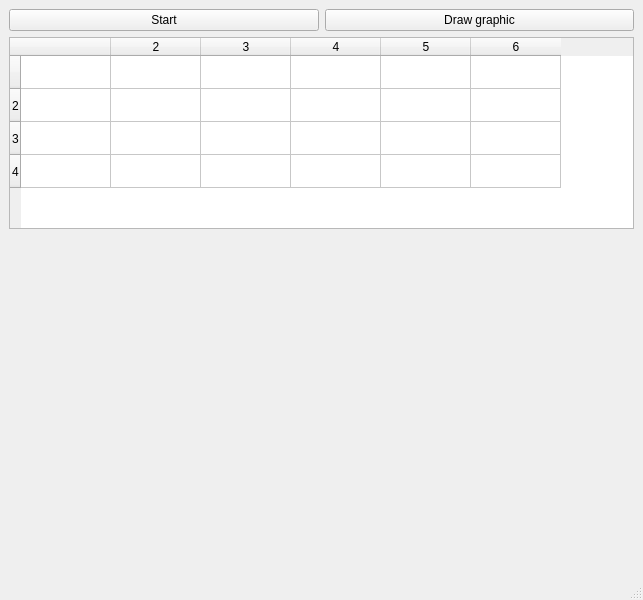
<?xml version="1.0" encoding="UTF-8"?>
<ui version="4.0">
 <class>MainWindow</class>
 <widget class="QMainWindow" name="MainWindow">
  <property name="geometry">
   <rect>
    <x>0</x>
    <y>0</y>
    <width>643</width>
    <height>600</height>
   </rect>
  </property>
  <property name="windowTitle">
   <string>MainWindow</string>
  </property>
  <widget class="QWidget" name="centralwidget">
   <layout class="QGridLayout" name="gridLayout">
    <item row="0" column="0">
     <widget class="QPushButton" name="sortB">
      <property name="text">
       <string>Start</string>
      </property>
     </widget>
    </item>
    <item row="0" column="1">
     <widget class="QPushButton" name="drawGraph">
      <property name="font">
       <font>
        <pointsize>9</pointsize>
       </font>
      </property>
      <property name="text">
       <string>Draw graphic</string>
      </property>
     </widget>
    </item>
    <item row="1" column="0" colspan="2">
     <layout class="QVBoxLayout" name="verticalLayout">
      <item>
       <widget class="QTableWidget" name="tableWidget">
        <property name="autoScroll">
         <bool>false</bool>
        </property>
        <property name="cornerButtonEnabled">
         <bool>false</bool>
        </property>
        <property name="rowCount">
         <number>4</number>
        </property>
        <property name="columnCount">
         <number>6</number>
        </property>
        <attribute name="horizontalHeaderDefaultSectionSize">
         <number>90</number>
        </attribute>
        <attribute name="horizontalHeaderShowSortIndicator" stdset="0">
         <bool>false</bool>
        </attribute>
        <attribute name="verticalHeaderDefaultSectionSize">
         <number>33</number>
        </attribute>
        <row>
         <property name="text">
          <string/>
         </property>
        </row>
        <row/>
        <row/>
        <row/>
        <column>
         <property name="text">
          <string/>
         </property>
        </column>
        <column/>
        <column/>
        <column/>
        <column/>
        <column/>
        <item row="0" column="0">
         <property name="text">
          <string/>
         </property>
        </item>
        <item row="0" column="1">
         <property name="text">
          <string/>
         </property>
        </item>
        <item row="0" column="2">
         <property name="text">
          <string/>
         </property>
        </item>
        <item row="0" column="3">
         <property name="text">
          <string/>
         </property>
        </item>
        <item row="0" column="4">
         <property name="text">
          <string/>
         </property>
        </item>
        <item row="0" column="5">
         <property name="text">
          <string/>
         </property>
        </item>
        <item row="1" column="0">
         <property name="text">
          <string/>
         </property>
        </item>
        <item row="1" column="1">
         <property name="text">
          <string/>
         </property>
         <property name="font">
          <font>
           <weight>75</weight>
           <bold>true</bold>
          </font>
         </property>
         <property name="background">
          <brush brushstyle="NoBrush">
           <color alpha="255">
            <red>255</red>
            <green>255</green>
            <blue>255</blue>
           </color>
          </brush>
         </property>
         <property name="foreground">
          <brush brushstyle="NoBrush">
           <color alpha="255">
            <red>0</red>
            <green>0</green>
            <blue>0</blue>
           </color>
          </brush>
         </property>
         <property name="flags">
          <set>ItemIsDragEnabled|ItemIsDropEnabled|ItemIsUserCheckable|ItemIsEnabled</set>
         </property>
        </item>
        <item row="1" column="2">
         <property name="text">
          <string/>
         </property>
         <property name="textAlignment">
          <set>AlignCenter</set>
         </property>
        </item>
        <item row="1" column="3">
         <property name="text">
          <string/>
         </property>
         <property name="textAlignment">
          <set>AlignCenter</set>
         </property>
        </item>
        <item row="1" column="4">
         <property name="text">
          <string/>
         </property>
         <property name="textAlignment">
          <set>AlignCenter</set>
         </property>
        </item>
        <item row="1" column="5">
         <property name="text">
          <string/>
         </property>
         <property name="textAlignment">
          <set>AlignCenter</set>
         </property>
        </item>
        <item row="2" column="0">
         <property name="text">
          <string/>
         </property>
        </item>
        <item row="2" column="1">
         <property name="text">
          <string/>
         </property>
         <property name="textAlignment">
          <set>AlignCenter</set>
         </property>
        </item>
       </widget>
      </item>
      <item>
       <widget class="QCustomPlot" name="customPlot" native="true">
        <property name="sizePolicy">
         <sizepolicy hsizetype="Preferred" vsizetype="Preferred">
          <horstretch>0</horstretch>
          <verstretch>89</verstretch>
         </sizepolicy>
        </property>
       </widget>
      </item>
     </layout>
    </item>
   </layout>
  </widget>
  <widget class="QMenuBar" name="menubar">
   <property name="geometry">
    <rect>
     <x>0</x>
     <y>0</y>
     <width>643</width>
     <height>25</height>
    </rect>
   </property>
  </widget>
  <widget class="QStatusBar" name="statusbar"/>
 </widget>
 <customwidgets>
  <customwidget>
   <class>QCustomPlot</class>
   <extends>QWidget</extends>
   <header>qcustomplot.h</header>
   <container>1</container>
  </customwidget>
 </customwidgets>
 <resources/>
 <connections/>
</ui>
